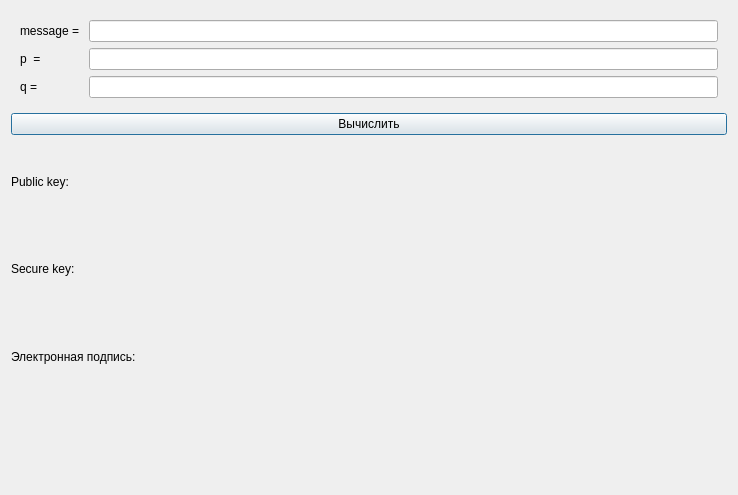
<?xml version="1.0" encoding="UTF-8"?>
<ui version="4.0">
 <class>Rsa</class>
 <widget class="QDialog" name="Rsa">
  <property name="geometry">
   <rect>
    <x>0</x>
    <y>0</y>
    <width>738</width>
    <height>495</height>
   </rect>
  </property>
  <property name="windowTitle">
   <string>RSA</string>
  </property>
  <property name="styleSheet">
   <string notr="true"/>
  </property>
  <layout class="QVBoxLayout" name="verticalLayout">
   <item>
    <widget class="QWidget" name="widget" native="true">
     <layout class="QGridLayout" name="gridLayout">
      <item row="2" column="0">
       <widget class="QLabel" name="label_3">
        <property name="text">
         <string>q = </string>
        </property>
       </widget>
      </item>
      <item row="1" column="0">
       <widget class="QLabel" name="label_2">
        <property name="text">
         <string>p  = </string>
        </property>
       </widget>
      </item>
      <item row="0" column="0">
       <widget class="QLabel" name="label">
        <property name="text">
         <string>message = </string>
        </property>
       </widget>
      </item>
      <item row="0" column="1">
       <widget class="QLineEdit" name="lineEdit"/>
      </item>
      <item row="1" column="1">
       <widget class="QLineEdit" name="lineEdit_2"/>
      </item>
      <item row="2" column="1">
       <widget class="QLineEdit" name="lineEdit_3"/>
      </item>
     </layout>
    </widget>
   </item>
   <item>
    <widget class="QPushButton" name="pushButton">
     <property name="text">
      <string>Вычислить</string>
     </property>
    </widget>
   </item>
   <item>
    <widget class="QLabel" name="label_4">
     <property name="text">
      <string>Public key: </string>
     </property>
    </widget>
   </item>
   <item>
    <widget class="QLabel" name="label_5">
     <property name="text">
      <string>Secure key:</string>
     </property>
    </widget>
   </item>
   <item>
    <widget class="QLabel" name="label_6">
     <property name="text">
      <string>Электронная подпись: </string>
     </property>
    </widget>
   </item>
   <item>
    <widget class="QLabel" name="label_7">
     <property name="text">
      <string/>
     </property>
    </widget>
   </item>
  </layout>
 </widget>
 <resources/>
 <connections/>
</ui>
